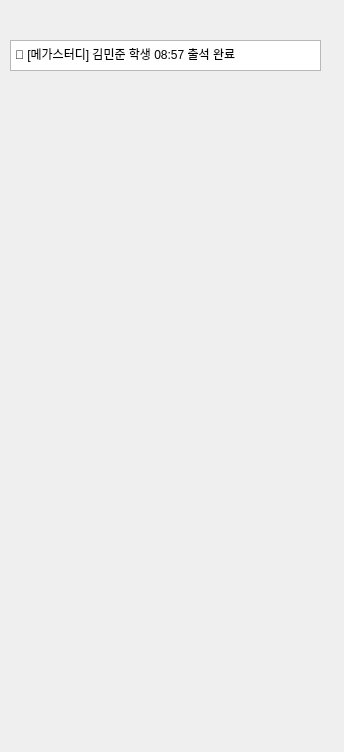
<?xml version="1.0" encoding="UTF-8"?>
<ui version="4.0">
 <class>Form</class>
 <widget class="QWidget" name="Form">
  <property name="geometry">
   <rect>
    <x>0</x>
    <y>0</y>
    <width>344</width>
    <height>752</height>
   </rect>
  </property>
  <property name="windowTitle">
   <string>Form</string>
  </property>
  <widget class="QTextBrowser" name="textBrowser_5">
   <property name="geometry">
    <rect>
     <x>10</x>
     <y>40</y>
     <width>311</width>
     <height>31</height>
    </rect>
   </property>
   <property name="html">
    <string>&lt;!DOCTYPE HTML PUBLIC &quot;-//W3C//DTD HTML 4.0//EN&quot; &quot;http://www.w3.org/TR/REC-html40/strict.dtd&quot;&gt;
&lt;html&gt;&lt;head&gt;&lt;meta name=&quot;qrichtext&quot; content=&quot;1&quot; /&gt;&lt;style type=&quot;text/css&quot;&gt;
p, li { white-space: pre-wrap; }
&lt;/style&gt;&lt;/head&gt;&lt;body style=&quot; font-family:'Gulim'; font-size:9pt; font-weight:400; font-style:normal;&quot;&gt;
&lt;p style=&quot; margin-top:0px; margin-bottom:0px; margin-left:0px; margin-right:0px; -qt-block-indent:0; text-indent:0px;&quot;&gt;📌 [메가스터디] 김민준 학생 08:57 출석 완료&lt;/p&gt;&lt;/body&gt;&lt;/html&gt;</string>
   </property>
  </widget>
 </widget>
 <resources/>
 <connections/>
</ui>
